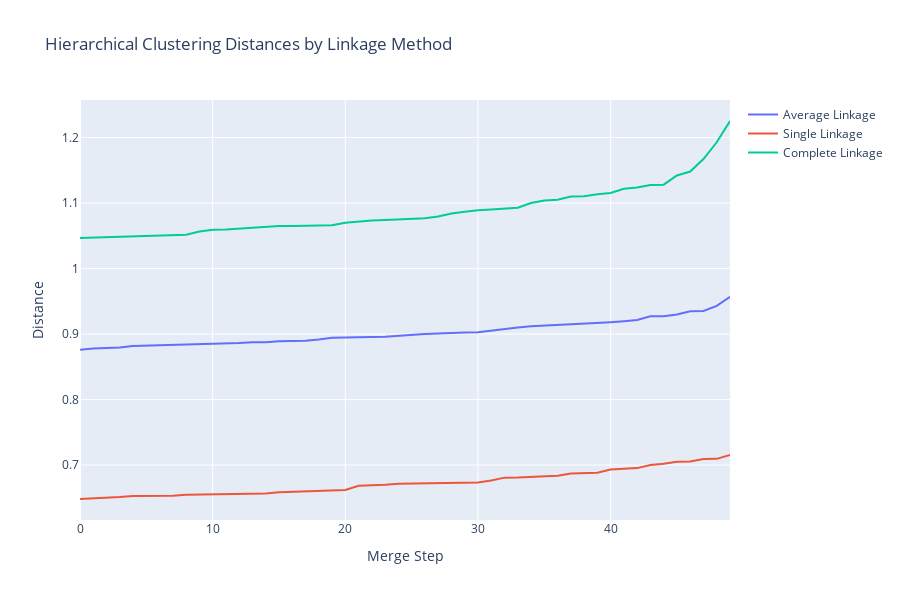

Notebook code for this chart:
### Code cell
# I would like to find a cluster number that fits the dataset most, try to use the 'elbow method'
# I will only use the top 50 distances for illustration as using all of the dimensions wasn't revealing
distances = {
    'average': sorted(model_average.distances_)[-50:],
    'single': sorted(model_min.distances_)[-50:],
    'complete': sorted(model_max.distances_)[-50:],
}

fig = go.Figure()

# Add all traces to the same plot
fig.add_trace(
    go.Scatter(y=distances['average'], mode='lines', name='Average Linkage')
)

fig.add_trace(
    go.Scatter(y=distances['single'], mode='lines', name='Single Linkage')
)

fig.add_trace(
    go.Scatter(y=distances['complete'], mode='lines', name='Complete Linkage')
)

# Update layout
fig.update_layout(
    height=600,
    title_text='Hierarchical Clustering Distances by Linkage Method',
    xaxis_title="Merge Step",
    yaxis_title="Distance",
    showlegend=True
)

fig.show()

### Figure 1 — Plotly figure (JSON) as saved in the notebook; plotly's stock layout.template omitted (floating-point values rounded to 4 significant figures)
{"data": [{"mode": "lines", "name": "Average Linkage", "type": "scatter", "y": [0.876, 0.8779, 0.8786, 0.8794, 0.8818, 0.8822, 0.8832, 0.8835, 0.8846, 0.8847, 0.885, 0.8854, 0.8863, 0.8876, 0.8876, 0.889, 0.8894, 0.8899, 0.8916, 0.8943, 0.8947, 0.8947, 0.8954, 0.8961, 0.8976, 0.8988, 0.9, 0.9008, 0.9019, 0.9023, 0.9027, 0.9053, 0.9085, 0.9102, 0.9121, 0.913, 0.915, 0.9157, 0.9165, 0.9172, 0.9182, 0.9196, 0.9215, 0.9272, 0.9273, 0.9298, 0.9348, 0.9354, 0.9431, 0.9568]}, {"mode": "lines", "name": "Single Linkage", "type": "scatter", "y": [0.6482, 0.6491, 0.6506, 0.6513, 0.653, 0.6531, 0.6531, 0.6532, 0.6546, 0.6548, 0.6551, 0.6559, 0.6562, 0.6566, 0.6566, 0.6586, 0.6591, 0.6604, 0.6608, 0.6616, 0.6618, 0.6686, 0.6689, 0.67, 0.6713, 0.6715, 0.6727, 0.6727, 0.6732, 0.6732, 0.6734, 0.6764, 0.6808, 0.681, 0.6817, 0.6829, 0.6837, 0.6871, 0.6876, 0.6882, 0.6932, 0.6943, 0.6954, 0.7002, 0.702, 0.7052, 0.7056, 0.7092, 0.7095, 0.7153]}, {"mode": "lines", "name": "Complete Linkage", "type": "scatter", "y": [1.047, 1.047, 1.048, 1.048, 1.049, 1.049, 1.05, 1.05, 1.052, 1.057, 1.059, 1.06, 1.061, 1.063, 1.064, 1.065, 1.065, 1.065, 1.066, 1.066, 1.07, 1.072, 1.073, 1.074, 1.075, 1.076, 1.077, 1.079, 1.084, 1.087, 1.089, 1.09, 1.092, 1.093, 1.1, 1.104, 1.105, 1.11, 1.11, 1.114, 1.115, 1.122, 1.124, 1.127, 1.128, 1.142, 1.148, 1.167, 1.193, 1.225]}], "layout": {"height": 600, "showlegend": true, "title": {"text": "Hierarchical Clustering Distances by Linkage Method"}, "xaxis": {"title": {"text": "Merge Step"}}, "yaxis": {"title": {"text": "Distance"}}}}
